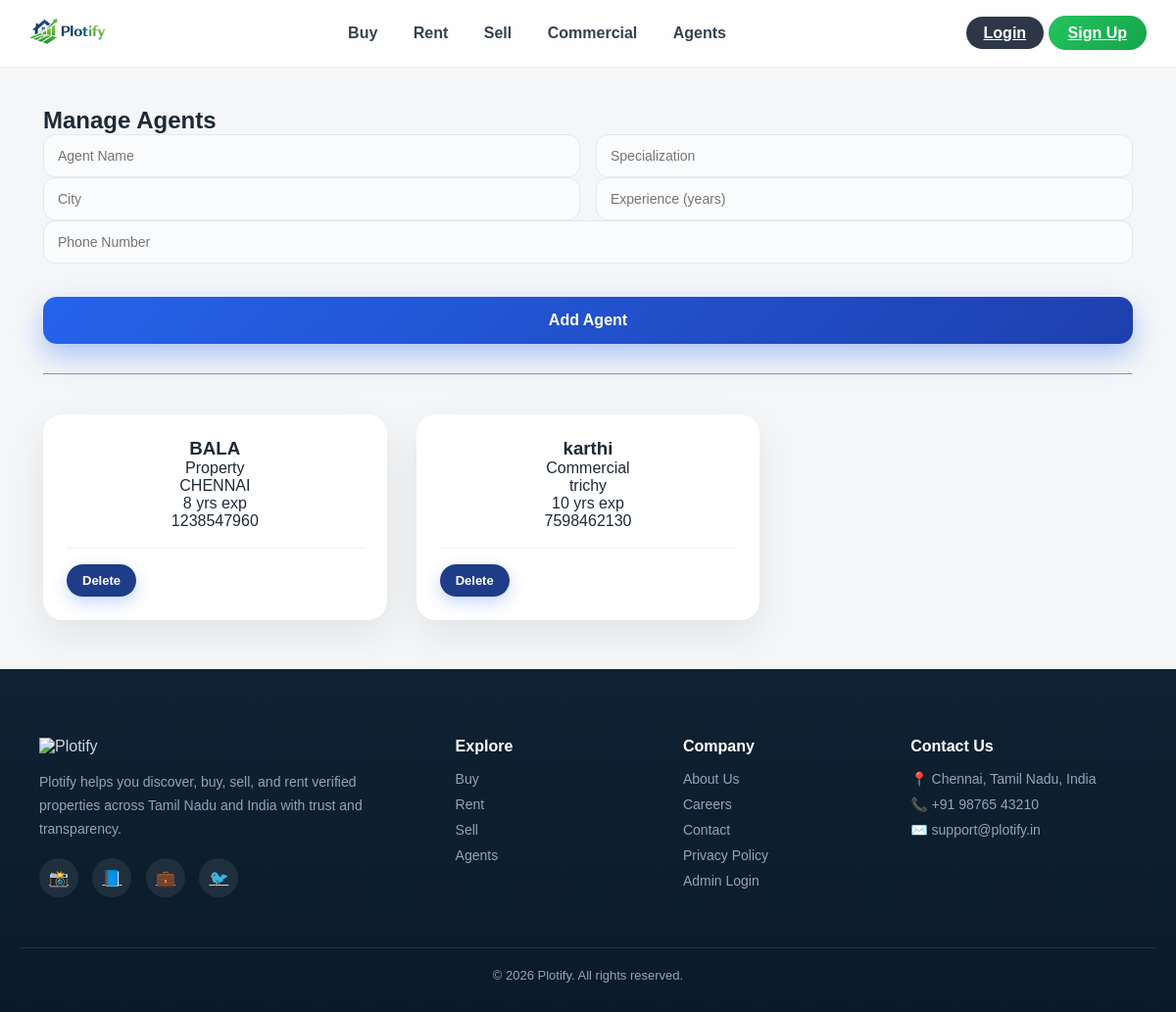
Screenshot of /admin/agents (signed in) with the database file from the repository.
### modules/models.py (models this page shows)
class Agent(db.Model):
    __tablename__ = "agents"
    id = db.Column(db.String, primary_key=True, default=lambda: str(uuid.uuid4()))
    name = db.Column(db.String(100))
    specialization = db.Column(db.String(100))
    city = db.Column(db.String(100))
    experience = db.Column(db.String(50))
    phone = db.Column(db.String(20))
    verified = db.Column(db.Boolean, default=True)

### modules/admin/routes.py (the view)
@admin_bp.route("/admin/agents")
@admin_required
def admin_agents():
    agents = Agent.query.all()
    return render_template("admin/manage_agents.html", agents=agents)

### modules/admin/routes.py (called while the page is built)
def admin_required(f):
    @wraps(f)
    def decorated_function(*args, **kwargs):
        if not session.get("admin"):
            return redirect("/admin-login")
        return f(*args, **kwargs)
    return decorated_function

### templates/admin/manage_agents.html
{% extends "base.html" %}
{% block content %}
<section class="admin-page">
  <div class="container">
    <h1>Manage Agents</h1>
    <form method="POST" action="/admin/add-agent" class="sell-form">
      <div class="form-row">
        <input name="name" placeholder="Agent Name" required>
        <input name="specialization" placeholder="Specialization" required>
      </div>
      <div class="form-row">
        <input name="city" placeholder="City" required>
        <input name="experience" placeholder="Experience (years)" required>
      </div>
      <input name="phone" placeholder="Phone Number" required>
      <button type="submit" class="submit-btn">Add Agent</button>
    </form>
    <hr style="margin:30px 0;">
    <div class="property-grid">
      {% for a in agents %}
      <div class="agent-card">
        <div class="agent-body">
          <h3>{{ a.name }}</h3>
          <p>{{ a.specialization }}</p>
          <p>{{ a.city }}</p>
          <p>{{ a.experience }} yrs exp</p>
          <p>{{ a.phone }}</p>
        </div>
        <div class="agent-actions">
          <a href="/admin/delete-agent/{{ a.id }}" class="view-btn">
            Delete
          </a>
        </div>
      </div>
      {% endfor %}
    </div>
  </div>
</section>
{% endblock %}

### static/css/base.css (style rules this page uses)
:root { --blue: #2C3E50; --green: #2ECC71; --light: #F4F6F8; --dark: #333; --accent: #e63946; }
* { margin: 0; padding: 0; box-sizing: border-box; }
body { font-family: 'Sora', sans-serif; background: #f7f9fc; color: #1f2937; }
* { transition: all 0.25s ease; }
* { margin: 0; padding: 0; box-sizing: border-box; font-family: Arial, sans-serif; }
html, body { width: 100%; background: var(--light); }
.container { max-width: 1200px; margin: auto; padding: 0 20px; }

### static/css/home.css (style rules this page uses)
.property-grid { display: grid; grid-template-columns: repeat(auto-fill, minmax(260px, 1fr)); gap: 25px; }

### static/css/property.css (style rules this page uses)
.property-grid { display: grid; grid-template-columns: repeat(auto-fill, minmax(300px, 1fr)); gap: 30px; padding: 10px 0; }
.view-btn, .details-btn { text-decoration: none; background: linear-gradient(135deg,#1f3c88,#2563eb); color: #fff; padding: 7px 16px; border-radius: 999px; font-size: 13px; font-weight: 600; transition: 0.25s; box-shadow: 0 6px 16px rgba(37,99,235,0.25); }

### static/css/sell.css (style rules this page uses)
.form-row { display: grid; grid-template-columns: repeat(auto-fit, minmax(220px, 1fr)); gap: 16px; }
.sell-form input, .sell-form select, .sell-form textarea { width: 100%; padding: 13px 14px; border-radius: 12px; border: 1.5px solid #e5e7eb; font-size: 14px; transition: all 0.25s ease; background: #fafbfc; }
.submit-btn { width: 100%; margin-top: 34px; padding: 15px; border-radius: 14px; border: none; background: linear-gradient(135deg, #2563eb, #1e40af); color: #ffffff; font-size: 16px; font-weight: 700; cursor: pointer; transition: all 0.25s ease; box-shadow: 0 12px 28px rgba(37,99,235,0.35); }

### static/css/agents.css (style rules this page uses)
.agent-card { background: #ffffff; border-radius: 20px; padding: 24px; box-shadow: 0 15px 40px rgba(0,0,0,0.08); transition: all 0.3s ease; position: relative; text-align: center; }
.agent-actions { display: flex; justify-content: space-between; margin-top: 18px; border-top: 1px solid #eee; padding-top: 16px; }
.view-btn { background: #1f3c88; color: white; padding: 9px 16px; border-radius: 999px; font-size: 13px; text-decoration: none; font-weight: 600; }

### static/css/admin.css (style rules this page uses)
.admin-page { padding: 40px 20px; }
.admin-page { padding: 40px 24px; }

### rows the page displays
Agent: name "BALA", specialization "Property", city "CHENNAI", experience "8", phone "1238547960"
Agent: name "karthi", specialization "Commercial", city "trichy", experience "10", phone "7598462130"
